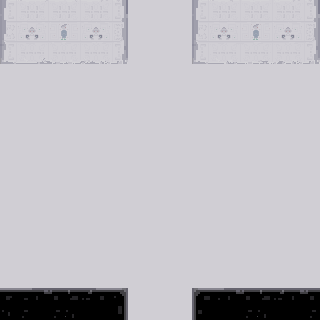

Rendered tile map (Tiled .tmx) drawn with the repository's tilesets; below, a short description and the map source with its tile grids summarised:
An orthogonal 10x10 tile map with 32x32 px tiles, 4 tile layers (Grundebene, Details, PuzzleTextures, Wand) and 5 objects (doorBottom, ScoreSensor, Door, spawnUpperDoor).

<map version="1.0.0" orientation="orthogonal" renderorder="right-down" width="10" height="10" tilewidth="32" tileheight="32" nextobjectid="60">
 <tileset firstgid="1" source="finalTileset.tsx" />
 <layer name="Grundebene" width="10" height="10">
  <data>[100 cells, 92 non-empty, 13 distinct tile ids]</data>
 </layer>
 <layer name="Details" width="10" height="10">
  <data>[100 cells, 0 non-empty, 0 distinct tile ids]</data>
 </layer>
 <layer name="PuzzleTextures" width="10" height="10">
  <data>[100 cells, 0 non-empty, 0 distinct tile ids]</data>
 </layer>
 <layer name="Wand" width="10" height="10">
  <data>[100 cells, 8 non-empty, 5 distinct tile ids]</data>
 </layer>
 <objectgroup name="StaticCollisions">
  <object id="56" x="0" y="288">
   <polyline points="0,0 128,0 128,32 192,32 192,0 320,0 320,-256 320,-263.5 192.5,-263.5 192,-288 128,-288 128.5,-263.5 -0.5,-263.5 0,0" />
  </object>
 </objectgroup>
 <objectgroup name="Sensor">
  <object id="53" name="doorBottom" x="133.977" y="22.5" width="53.0455" height="2" />
  <object id="58" name="ScoreSensor" x="96" y="256" width="128" height="32" />
 </objectgroup>
 <objectgroup name="InteractiveObjects">
  <object id="49" name="Door" x="128" y="0" width="64" height="64" />
 </objectgroup>
 <objectgroup name="PlayerSpawnpoints">
  <object id="54" name="spawnUpperDoor" x="157.841" y="288.435" width="4.3171" height="4.12939" />
 </objectgroup>
</map>
